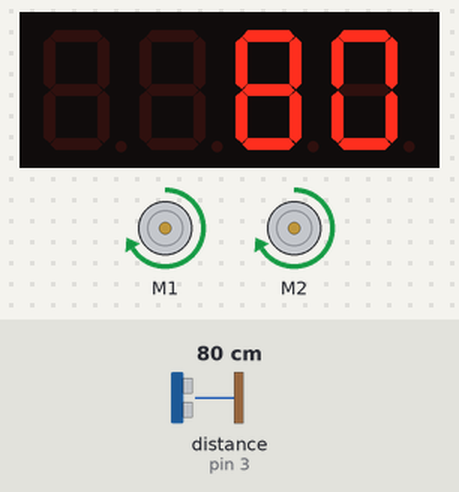
This sketch was run on a simulated Arduino Uno, built with avr-gcc and run on an emulated ATmega328P. Parts: 2 × DC motor (green arrow = forward, orange = backward, longer = faster), 4-digit seven-segment display. The test bench sets the inputs (shaded band); at power-on: distance to the obstacle (sensor on pin 3) 80 cm. What the sketch prints to the serial monitor is not drawn.

Above: at 2.2 s.
2.3 s: distance to the obstacle (sensor on pin 3) set to 2 cm
At 2.9 s:
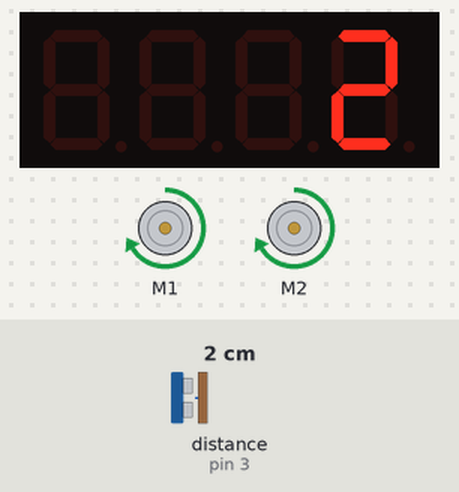
3.8 s: distance to the obstacle (sensor on pin 3) set to 4 cm
At 4.6 s:
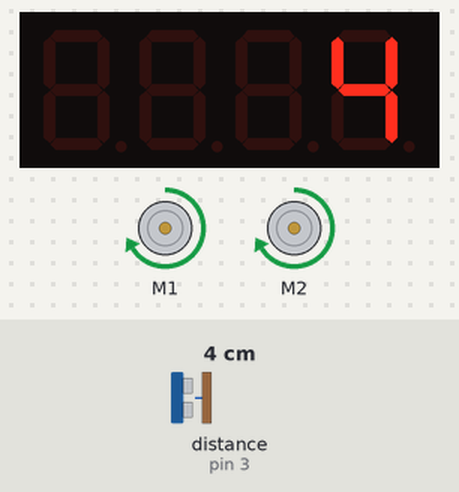
5.4 s: distance to the obstacle (sensor on pin 3) set to 9 cm
At 6.5 s:
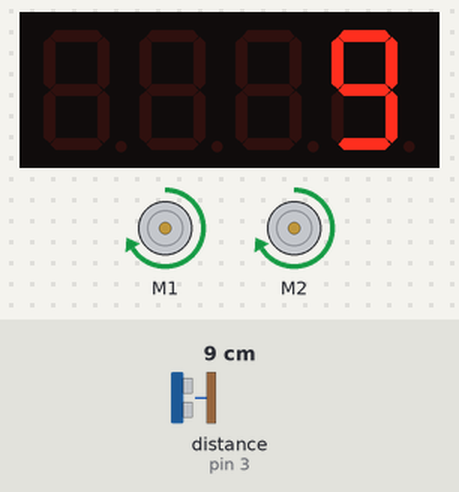
Timing chart, 0 to 8.4 s (numbered marks = the images above; inputs shaded):
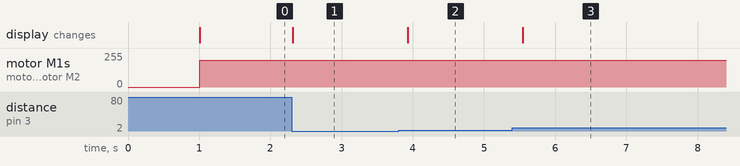

The sketch:

neciblueteamside.ino
```cpp
/*************************************************************************
* File Name          : neicblueteamside.ino
* Author             : Neic Blue team
* Version            : V1.0.0
* Date               : 20160127
* Description        : Neic TEAM challange
**************************************************************************/
#include <Makeblock.h>
#include <Arduino.h>
#include <SoftwareSerial.h>
#include <Wire.h>

MeUltrasonicSensor ultraSensor(PORT_3); //Ultrasonic module can ONLY be connected to port 3, 4, 6, 7, 8 of base shield.
Me7SegmentDisplay disp(PORT_6);
MeLimitSwitch limitSwitch2(PORT_8,SLOT2);
//port 8
MeDCMotor motor1(M1);
MeDCMotor motor2(M2);
uint8_t motorSpeed = 255;
uint8_t turnSpeed = 200;

boolean turn=false;
boolean adjust=false;
#define filterSamples   26              // filterSamples should  be an odd number, no smaller than 3
int sensSmoothArray1 [filterSamples];   // array for holding raw sensor values for sensor1

int CM,smoothData1 ;

void setup()
{

 Serial.begin(9600);
    Serial.println("Start.");
    delay(1000);

    motor1.run(motorSpeed);
    motor2.run(-motorSpeed);
}


void loop()
{

        CM = ultraSensor.distanceCm();
        smoothData1 = digitalSmooth(CM, sensSmoothArray1);

	disp.display(CM);


if(!turn){
  if(limitSwitch2.touched()){
   motor1.run(turnSpeed);
   motor2.run(turnSpeed);
   delay(320);
  }
  else{

       if( (CM < 13) )
       {
       motor1.run(motorSpeed);
       motor2.run(0.5 * -motorSpeed);

       }
       else if ((CM >15) || (CM< 1) )
       {
         motor1.run(0.5 * motorSpeed);
         motor2.run(-motorSpeed);
       }
       else {
       motor1.run(motorSpeed);
       motor2.run(-motorSpeed);
       }
  }

}


}


int digitalSmooth(int rawIn, int *sensSmoothArray){     // "int *sensSmoothArray" passes an array to the function - the asterisk indicates the array name is a pointer
  int j, k, temp, top, bottom;
  long total;
  static int i;
 // static int raw[filterSamples];
  static int sorted[filterSamples];
  boolean done;

  i = (i + 1) % filterSamples;    // increment counter and roll over if necc. -  % (modulo operator) rolls over variable
  sensSmoothArray[i] = rawIn;                 // input new data into the oldest slot

  // Serial.print("raw = ");

  for (j=0; j<filterSamples; j++){     // transfer data array into anther array for sorting and averaging
    sorted[j] = sensSmoothArray[j];
  }

  done = 0;                // flag to know when we're done sorting
  while(done != 1){        // simple swap sort, sorts numbers from lowest to highest
    done = 1;
    for (j = 0; j < (filterSamples - 1); j++){
      if (sorted[j] > sorted[j + 1]){     // numbers are out of order - swap
        temp = sorted[j + 1];
        sorted [j+1] =  sorted[j] ;
        sorted [j] = temp;
        done = 0;
      }
    }
  }

/*
  for (j = 0; j < (filterSamples); j++){    // print the array to debug
    Serial.print(sorted[j]);
    Serial.print("   ");
  }
  Serial.println();
*/

  // throw out top and bottom 15% of samples - limit to throw out at least one from top and bottom
  bottom = max(((filterSamples * 15)  / 100), 1);
  top = min((((filterSamples * 85) / 100) + 1  ), (filterSamples - 1));   // the + 1 is to make up for asymmetry caused by integer rounding
  k = 0;
  total = 0;
  for ( j = bottom; j< top; j++){
    total += sorted[j];  // total remaining indices
    k++;
    // Serial.print(sorted[j]);
    // Serial.print("   ");
  }

//  Serial.println();
//  Serial.print("average = ");
//  Serial.println(total/k);
  return total / k;    // divide by number of samples
}
```

Measured:
- after the input at 2.3 s, the display: changes at once (image 1)
- after the input at 3.8 s, the display: changes after 0.13 s (image 2)
- after the input at 5.4 s, the display: changes after 0.14 s (image 3)
